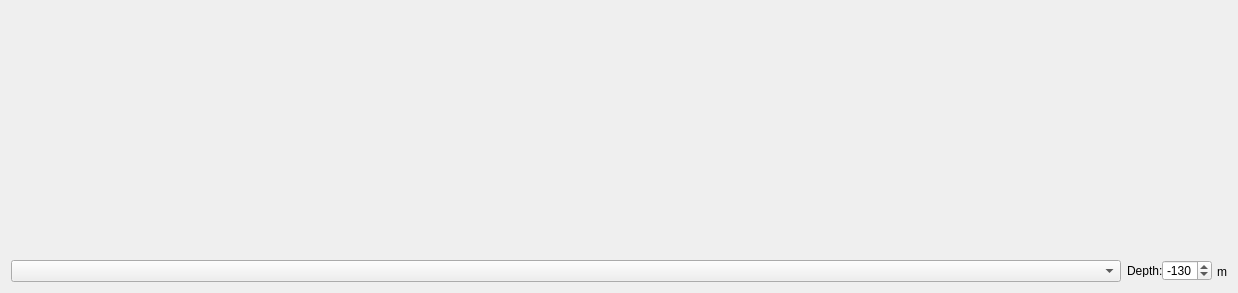
<?xml version="1.0" encoding="UTF-8"?>
<ui version="4.0">
 <class>GeoQGISDialogBase</class>
 <widget class="QDialog" name="GeoQGISDialogBase">
  <property name="geometry">
   <rect>
    <x>0</x>
    <y>0</y>
    <width>1238</width>
    <height>293</height>
   </rect>
  </property>
  <property name="windowTitle">
   <string>GeoQGIS</string>
  </property>
  <layout class="QGridLayout" name="gridLayout_2">
   <item row="2" column="0">
    <widget class="QComboBox" name="ModelComboBox">
     <property name="sizePolicy">
      <sizepolicy hsizetype="Expanding" vsizetype="Fixed">
       <horstretch>0</horstretch>
       <verstretch>0</verstretch>
      </sizepolicy>
     </property>
     <property name="minimumSize">
      <size>
       <width>100</width>
       <height>0</height>
      </size>
     </property>
    </widget>
   </item>
   <item row="2" column="1">
    <widget class="QWidget" name="widget" native="true">
     <property name="sizePolicy">
      <sizepolicy hsizetype="Fixed" vsizetype="Preferred">
       <horstretch>0</horstretch>
       <verstretch>0</verstretch>
      </sizepolicy>
     </property>
     <property name="minimumSize">
      <size>
       <width>100</width>
       <height>10</height>
      </size>
     </property>
     <property name="maximumSize">
      <size>
       <width>16777215</width>
       <height>25</height>
      </size>
     </property>
     <widget class="QLabel" name="label">
      <property name="geometry">
       <rect>
        <x>90</x>
        <y>4</y>
        <width>21</width>
        <height>16</height>
       </rect>
      </property>
      <property name="sizePolicy">
       <sizepolicy hsizetype="Fixed" vsizetype="Fixed">
        <horstretch>0</horstretch>
        <verstretch>0</verstretch>
       </sizepolicy>
      </property>
      <property name="maximumSize">
       <size>
        <width>30</width>
        <height>16777215</height>
       </size>
      </property>
      <property name="text">
       <string>m</string>
      </property>
     </widget>
     <widget class="QSpinBox" name="depth">
      <property name="geometry">
       <rect>
        <x>35</x>
        <y>0</y>
        <width>50</width>
        <height>21</height>
       </rect>
      </property>
      <property name="sizePolicy">
       <sizepolicy hsizetype="Fixed" vsizetype="Fixed">
        <horstretch>0</horstretch>
        <verstretch>0</verstretch>
       </sizepolicy>
      </property>
      <property name="minimumSize">
       <size>
        <width>50</width>
        <height>0</height>
       </size>
      </property>
      <property name="maximumSize">
       <size>
        <width>50</width>
        <height>16777215</height>
       </size>
      </property>
      <property name="baseSize">
       <size>
        <width>50</width>
        <height>0</height>
       </size>
      </property>
      <property name="minimum">
       <number>-400</number>
      </property>
      <property name="maximum">
       <number>0</number>
      </property>
      <property name="value">
       <number>-130</number>
      </property>
     </widget>
     <widget class="QLabel" name="label_2">
      <property name="geometry">
       <rect>
        <x>0</x>
        <y>4</y>
        <width>47</width>
        <height>13</height>
       </rect>
      </property>
      <property name="text">
       <string>Depth:</string>
      </property>
     </widget>
    </widget>
   </item>
   <item row="1" column="0" colspan="2">
    <widget class="QLabel" name="image">
     <property name="sizePolicy">
      <sizepolicy hsizetype="Expanding" vsizetype="Expanding">
       <horstretch>0</horstretch>
       <verstretch>0</verstretch>
      </sizepolicy>
     </property>
     <property name="text">
      <string/>
     </property>
    </widget>
   </item>
  </layout>
 </widget>
 <resources/>
 <connections/>
</ui>
